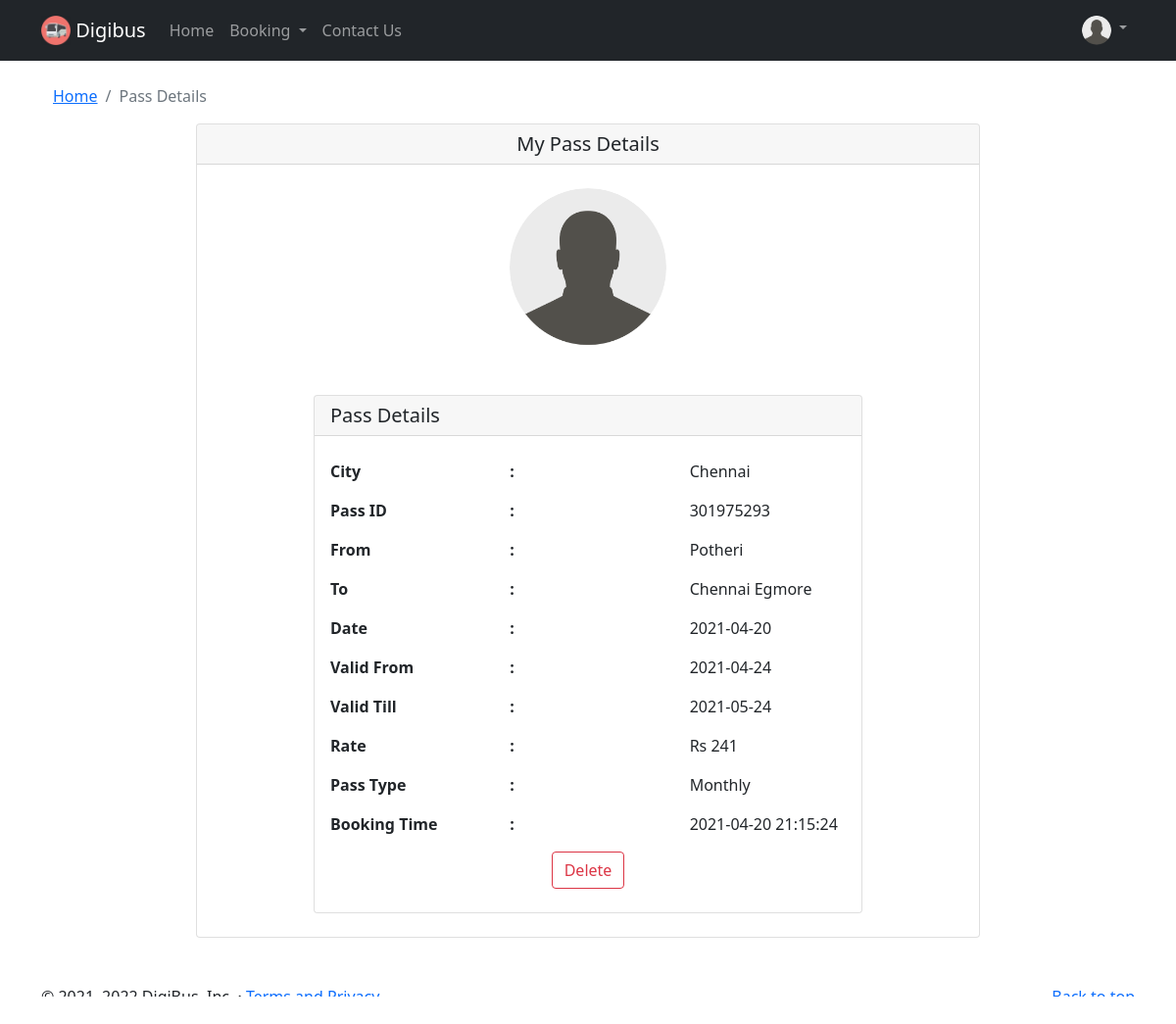
Page /viewpass (signed in) on the earlier database version.
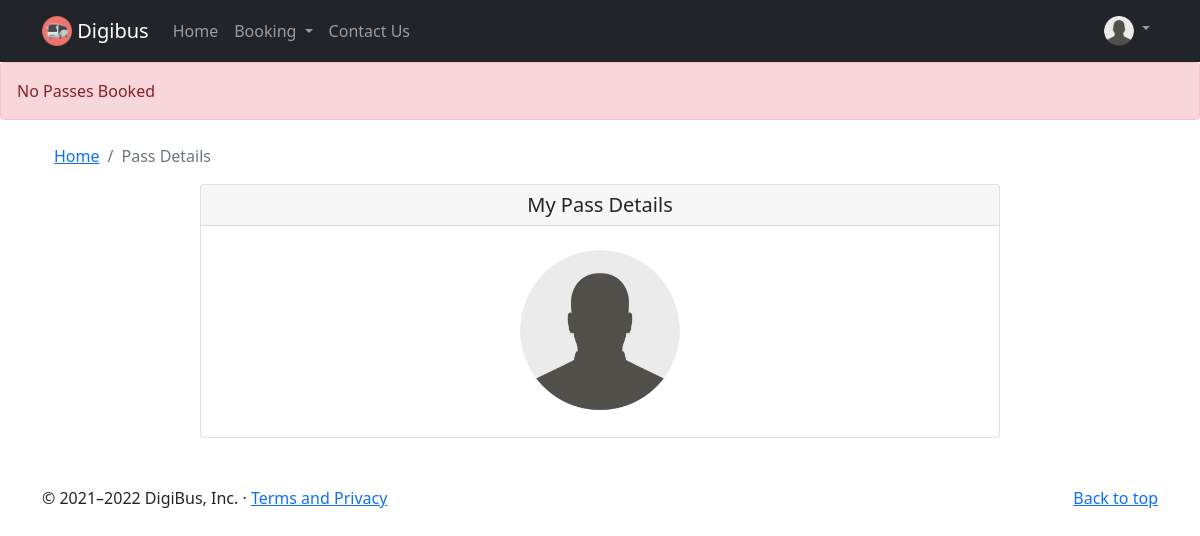
Same page on the later database version.
### flaskblog/models.py (models this page shows, shortened)
class Pass(db.Model):
    id = db.Column(db.Integer, primary_key=True)
    city = db.Column(db.String(100), nullable=False)
    source = db.Column(db.String(100), nullable=False)
    dest = db.Column(db.String(100), nullable=False)
    date = db.Column(db.DateTime, nullable=False, default=datetime.now)
    price = db.Column(db.Integer, nullable=False, default=200)
    pass_type = db.Column(db.String(100), nullable=False)
    booking_date = db.Column(db.DateTime, nullable=False,default=datetime.now)
    expiry = db.Column(db.DateTime, nullable=False, default=datetime.now)
    user_id = db.Column(db.Integer, db.ForeignKey('user.id'), nullable=False)

### flaskblog/routes.py (the view, shortened to what this page needs)
@app.route('/viewpass')
@login_required
def viewpass():
    global ans
    user = User.query.get(current_user.id)
    user_pass = Pass.query.filter_by(user_id=user.id).all()
    if user_pass:
        for upass in user_pass:
            if upass.expiry.date() <= datetime.now().date():
                    Pass.query.filter_by(id=upass.id).delete()
                    db.session.commit()
        image_file = url_for('static', filename='profile_pics/' + current_user.image_file)
        return render_template('viewpass.html', title='Pass Details', image_file=image_file,pass_det=user_pass,user_id=User.query.get(current_user.id).id, Pass = Pass,date_now=datetime.now())
    else:
        flash('No Passes Booked', 'danger')
        image_file = url_for('static', filename='profile_pics/' + current_user.image_file)
        return render_template('viewpass.html', title='Pass Details', image_file=image_file,pass_det=[])
    return render_template('viewpass.html', title='Pass Details', image_file=image_file,pass_det=[], Pass=Pass)

### flaskblog/models.py (called while the page is built)
@login_manager.user_loader
def load_user(user_id):
    return User.query.get(int(user_id))

### flaskblog/templates/viewpass.html
{% extends "layout1.html" %}
{% block content %}
<div class="container">
  <div class="mt-4">
    <nav aria-label="breadcrumb">
        <ol class="breadcrumb">
            <li class="breadcrumb-item"><a href="{{ url_for('home') }}">Home</a></li>
            <li class="breadcrumb-item active" aria-current="page">Pass Details</li>
        </ol>
    </nav>
  </div>
    <div class="card mx-auto" style="width: 50rem;">
      <h5 class="card-header text-center">My Pass Details</h5>
      <img src="{{ image_file }}" class="rounded-circle account-img mx-auto my-4" style="width: 10rem;">
      {% if pass_det %}
        {% for pass in pass_det %}
          <div class="card mx-auto my-4" style="width: 35rem;">
            <h5 class="card-header text-left">Pass Details</h5>
            <div class="card-body my-2">
              <div class="row">
                <div class="col-sm">
                  <p class="fw-bold">City</p>
                  <p class="fw-bold">Pass ID</p>
                  <p class="fw-bold">From</p>
                  <p class="fw-bold">To</p>
                  <p class="fw-bold">Date</p>
                  <p class="fw-bold">Valid From</p>
                  <p class="fw-bold">Valid Till</p>
                  <p class="fw-bold">Rate</p>
                  <p class="fw-bold">Pass Type</p>
                  <p class="fw-bold">Booking Time</p>
                </div>
                <div class="col-sm">
                  <p class="fw-bold">:</p>
                  <p class="fw-bold">:</p>
                  <p class="fw-bold">:</p>
                  <p class="fw-bold">:</p>
                  <p class="fw-bold">:</p>
                  <p class="fw-bold">:</p>
                  <p class="fw-bold">:</p>
                  <p class="fw-bold">:</p>
                  <p class="fw-bold">:</p>
                  <p class="fw-bold">:</p>
                </div>
                <div class="col-sm">
                  <p class="fw-normal">{{ pass.city }}</p>
                  <p class="fw-normal">{{ pass.id + 301975291 + user_id }}</p>
                  <p class="fw-normal">{{ pass.source }}</p>
                  <p class="fw-normal">{{ pass.dest }}</p>
                  <p class="fw-normal">{{ date_now.date() }}</p>
                  <p class="fw-normal">{{ pass.date.date() }}</p>
                  <p class="fw-normal">{{ pass.expiry.date() }}</p>
                  <p class="fw-normal">Rs {{ pass.price }}</p>
                  <p class="fw-normal">{{ pass.pass_type }}</p>
                  <p class="fw-normal">{{ pass.booking_date.strftime("%Y-%m-%d %H:%M:%S") }}</p>
                </div>
                {% if pass.date.date() > date_now.date() %}
                    <div class="text-center"><a href="/delete/{{ pass.id }}" onclick="return confirm('Are you sure? Amount will be added to your DigiBus Wallet')"><button class="btn btn-outline-danger">Delete</button></a></div>
                {% endif %}
              </div>
            </div>
          </div>
        {% endfor %}
      {% endif %}
    </div>
</div>
{% endblock content %}

### flaskblog/templates/layout1.html (shortened to what this page needs)
<!doctype html>
<html lang="en">
<head>
    <link href="https://cdn.jsdelivr.net/npm/bootstrap@5.0.0-beta2/dist/css/bootstrap.min.css" rel="stylesheet"
>
    <link rel="stylesheet" type="text/css" herf="{{ url_for('static', filename='main.css') }}">
</head>
<body>
    <nav class="navbar navbar-expand-lg navbar-dark bg-dark fixed-top">
        <div class="container">
            <a class="navbar-brand mr-4" href="{{ url_for('home') }}">
                <img src="{{ url_for('static', filename='logo2.png') }}" alt="" width="" height="30" class="d-inline-block align-top">
                Digibus
            </a>
            <div class="collapse navbar-collapse" id="navbarSupportedContent">
                <ul class="navbar-nav me-auto mb-2 mb-lg-0">
                    <li class="nav-item">
                        <a class="nav-link" aria-current="page" href="{{ url_for('home') }}">Home</a>
                    </li>
                    <li class="nav-item dropdown">
                        <a class="nav-link dropdown-toggle" href="#" id="navbarDropdown" role="button"
                            data-bs-toggle="dropdown" aria-expanded="false">
                            Booking
                        </a>
                    </li>
                    <li class="nav-item">
                        <a class="nav-link" href="{{ url_for('contact') }}">Contact Us</a>
                    </li>
                </ul>
                <div class="navbar-nav">
                    {% if current_user.is_authenticated %}
                    <li class="nav-item dropdown">
                            <a class="nav-link dropdown-toggle" href="#" id="navbarDropdown" role="button"
                                data-bs-toggle="dropdown" aria-expanded="false">
                                <img src="{{ image_file }}" height="30" class="rounded-circle d-inline-block align-top">
                            </a>
                        </li>
                    {% else %}
                        <div class="my-1">
                            <a href="{{ url_for('login') }}"><button class="btn btn-outline-success mx-2">Login</button></a>
                            <a href="{{ url_for('signup') }}"><button class="btn btn-outline-success">SignUp</button></a>
                        </div>
                    {% endif %}
                </div>
            </div>
        </div>
    </nav>
    <main role="main" class="">
        <div class="row">
            <div class="col-md">
                {% with messages = get_flashed_messages(with_categories=true) %}
                {% if messages %}
                {% for category, message in messages %}
                <div class="alert alert-{{ category }}">
                    {{ message }}
                </div>
                {% endfor %}
                {% endif %}
                {% endwith %}
                {% block content %}{% endblock %}
            </div>
        </div>
    </main>
    <footer class="container mt-5">
        <p class="float-end"><a href="#">Back to top</a></p>
        <p>© 2021–2022 DigiBus, Inc. · <a href="{{ url_for('terms_privacy') }}">Terms and Privacy</a></p>
    </footer>
</body>
</html>

### flaskblog/templates/layout1.html (style rules this page uses)
body { padding-top: 62px; }

Differences in the rows shown:
removed Pass: city "Chennai", id "301975293", source "Potheri", dest "Chennai Egmore", date "2021-04-20", date "2021-04-24", expiry "2021-05-24", price "241", pass_type "Monthly", booking_date "2021-04-20 21:15:24"
Other differences:
new list line: "No Passes Booked"
